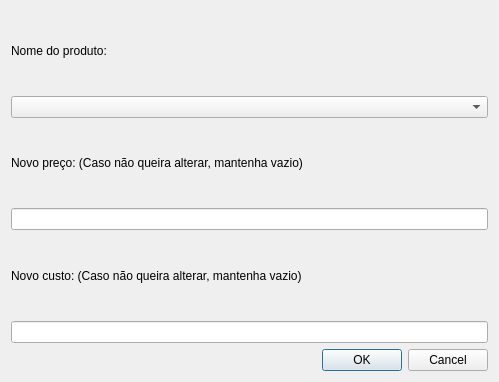
<?xml version="1.0" encoding="UTF-8"?>
<ui version="4.0">
 <class>Dialog</class>
 <widget class="QDialog" name="Dialog">
  <property name="geometry">
   <rect>
    <x>0</x>
    <y>0</y>
    <width>499</width>
    <height>382</height>
   </rect>
  </property>
  <property name="windowTitle">
   <string>Dialog</string>
  </property>
  <layout class="QGridLayout" name="gridLayout_2">
   <item row="0" column="0">
    <layout class="QGridLayout" name="gridLayout">
     <item row="0" column="0">
      <widget class="QLabel" name="label">
       <property name="text">
        <string>Nome do produto:</string>
       </property>
      </widget>
     </item>
     <item row="2" column="0">
      <widget class="QLabel" name="label_2">
       <property name="text">
        <string>Novo preço: (Caso não queira alterar, mantenha vazio)</string>
       </property>
      </widget>
     </item>
     <item row="1" column="0">
      <widget class="QComboBox" name="productName"/>
     </item>
     <item row="3" column="0">
      <widget class="QLineEdit" name="newPrice"/>
     </item>
     <item row="4" column="0">
      <widget class="QLabel" name="label_3">
       <property name="text">
        <string>Novo custo: (Caso não queira alterar, mantenha vazio)</string>
       </property>
      </widget>
     </item>
     <item row="5" column="0">
      <widget class="QLineEdit" name="newCost"/>
     </item>
    </layout>
   </item>
   <item row="1" column="0">
    <widget class="QDialogButtonBox" name="buttonBox">
     <property name="orientation">
      <enum>Qt::Horizontal</enum>
     </property>
     <property name="standardButtons">
      <set>QDialogButtonBox::Cancel|QDialogButtonBox::Ok</set>
     </property>
    </widget>
   </item>
  </layout>
 </widget>
 <resources/>
 <connections>
  <connection>
   <sender>buttonBox</sender>
   <signal>accepted()</signal>
   <receiver>Dialog</receiver>
   <slot>accept()</slot>
   <hints>
    <hint type="sourcelabel">
     <x>248</x>
     <y>254</y>
    </hint>
    <hint type="destinationlabel">
     <x>157</x>
     <y>274</y>
    </hint>
   </hints>
  </connection>
  <connection>
   <sender>buttonBox</sender>
   <signal>rejected()</signal>
   <receiver>Dialog</receiver>
   <slot>reject()</slot>
   <hints>
    <hint type="sourcelabel">
     <x>316</x>
     <y>260</y>
    </hint>
    <hint type="destinationlabel">
     <x>286</x>
     <y>274</y>
    </hint>
   </hints>
  </connection>
 </connections>
</ui>
